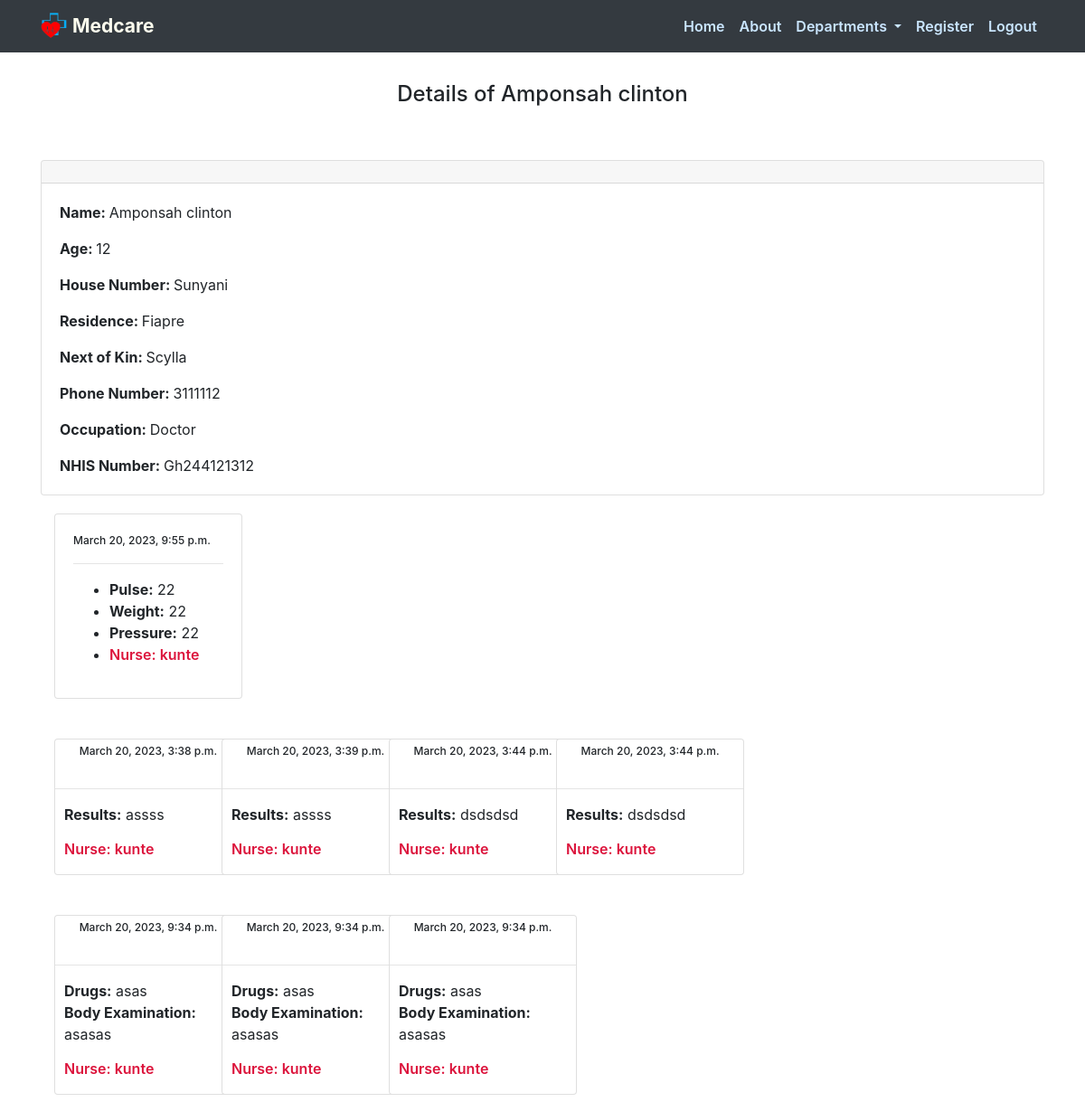
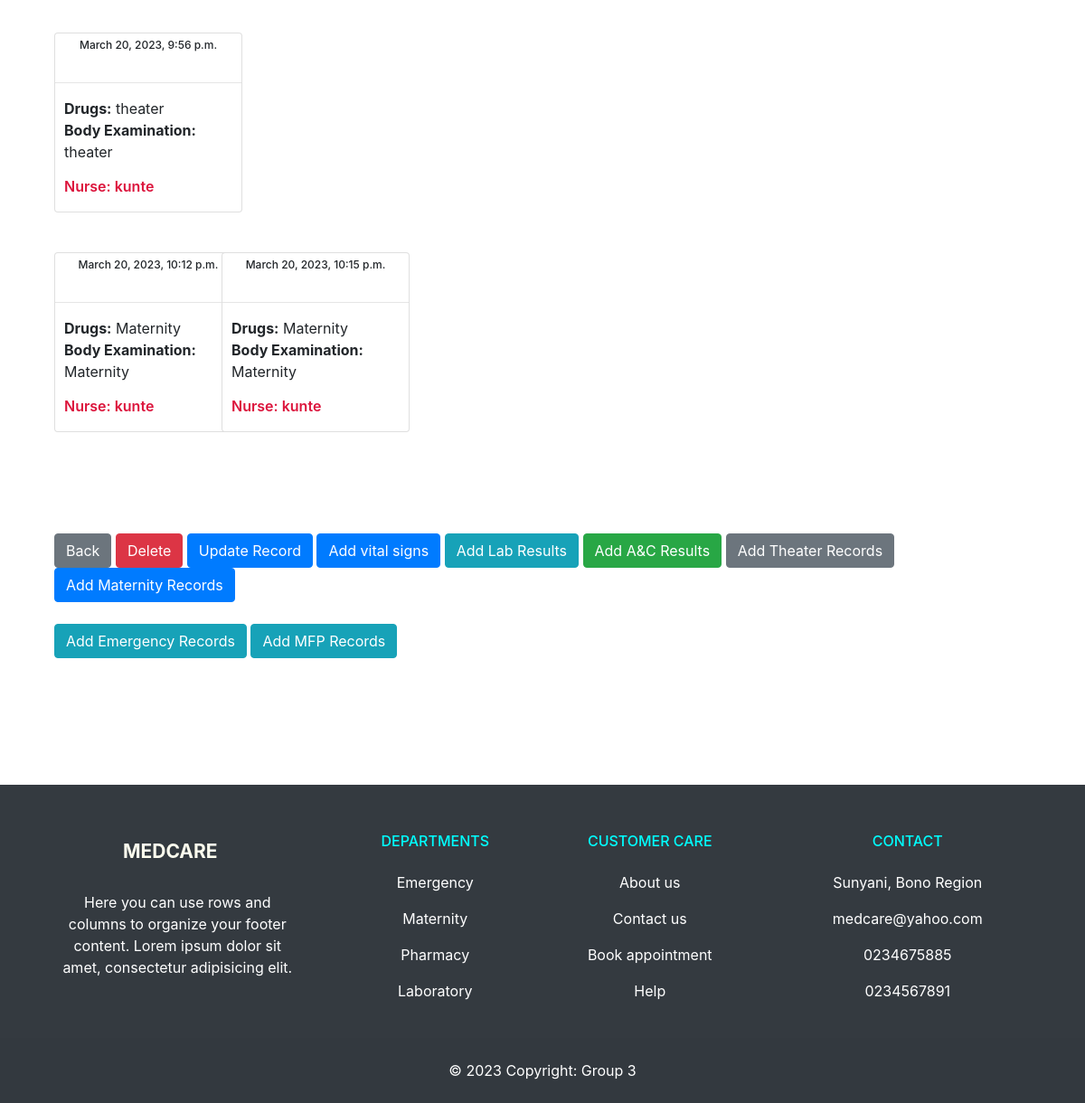
/record_details/1 (signed in), run on the app's committed database (2 pictures, top to bottom).
### app/models.py (models this page shows, shortened)
class AddRecord(models.Model):
        GENDER_CHOICES = (
        ('M', 'Male'),
        ('F', 'Female'),
)
        name = models.CharField(max_length=400)
        age = models.IntegerField()
        gender = models.CharField(max_length=1, choices=GENDER_CHOICES)
        House_number = models.CharField(max_length=100)
        Residence = models.CharField(max_length=200)
        Next_of_Kin = models.CharField(max_length=200)
        Phone_number = models.CharField(max_length=200)
        Occupation = models.CharField(max_length=200)
        NHIS_number = models.CharField(max_length=50)
        date = models.DateTimeField(auto_now_add=True)
        Folder_number = models.CharField(max_length=30)

### members/models.py (models this page shows, shortened)
class Patients_vitals(models.Model):
    pulse = models.IntegerField()
    weight = models.IntegerField()
    pressure = models.IntegerField()
    patient = models.ForeignKey(AddRecord, on_delete=models.CASCADE)
    date_created = models.DateTimeField(auto_now_add=True, blank=True, null=True)

class User(AbstractUser):
    is_admin= models.BooleanField('Is admin', default=False)
    is_OPD = models.BooleanField('Is OPD', default=False)
    is_A_and_C = models.BooleanField('Is A&C', default=False)
    is_Theater = models.BooleanField('Is Theater', default=False)
    is_Maternity = models.BooleanField('Is Maternity', default=False)
    is_Male = models.BooleanField('Is Male,Female&Pedeatics', default=False)
    is_Emergency = models.BooleanField('Is Emergency', default=False)
    is_Records = models.BooleanField('Is Records', default=False)
    is_Pharmacy = models.BooleanField('Is Pharmacy', default=False)
    is_Laboratory = models.BooleanField('Is Laboratory', default=False)

class Laboratory_results(models.Model):
    patient = models.ForeignKey(AddRecord, on_delete=models.CASCADE)
    Results = models.TextField()
    date_created = models.DateTimeField(auto_now_add=True, blank=True, null=True)

class Antenatal_care(models.Model):
    patient = models.ForeignKey(AddRecord, on_delete=models.CASCADE)
    body_examination = models.TextField()
    drugs = models.TextField()
    date_created = models.DateTimeField(auto_now_add=True, blank=True, null=True)

class theater_notes(models.Model):
    patient = models.ForeignKey(AddRecord, on_delete=models.CASCADE)
    body_examination = models.TextField()
    drugs = models.TextField()
    date_created = models.DateTimeField(auto_now_add=True, blank=True, null=True)

class maternity_notes(models.Model):
    patient = models.ForeignKey(AddRecord, on_delete=models.CASCADE)
    body_examination = models.TextField()
    drugs = models.TextField()
    date_created = models.DateTimeField(auto_now_add=True, blank=True, null=True)

### app/views.py (the view)
# urls.py: path('record_details/<int:pk>', views.record_details, name='record_details'),
@login_required
def record_details(request, pk):
    all = AddRecord.objects.get(pk=pk)
    vitals = Patients_vitals.objects.all()
    lab_results = Laboratory_results.objects.all()
    AC= Antenatal_care.objects.all()
    Theaters = theater_notes.objects.all()
    maternity = maternity_notes.objects.all()
    emergency = emergency_notes.objects.all()
    mfpp = MFP_notes.objects.all()
    return render(request, 'record_details.html', {'all':all,'mfpp':mfpp, 'vitals':vitals,'lab_results':lab_results, 'AC':AC,'Theaters':Theaters,'maternity':maternity,'emergency':emergency})

### app/templates/record_details.html (shortened to what this page needs)
{% extends 'base.html' %}
{% block content %}
<h4 style="text-align: center; padding-top: 90px;">Details of {{all.name}}</h4>
<div class="container" style="padding-top: 50px; ">
<div class="card">
  <div class="card-header">
  </div>
  <div class="card-body">
<p class="card-text">
<strong>Name: </strong>{{ all.name }}</p>
<p class="card-text">
<strong>Age: </strong>{{ all.age }}</p>
<p class="card-text">
<strong>House Number: </strong>{{ all.House_number }}</p>
<p class="card-text">
<strong>Residence: </strong>{{ all.Residence }}</p>
<p class="card-text">
<strong>Next of Kin: </strong>{{ all.Next_of_Kin }}</p>
<p class="card-text">
  <strong>Phone Number: </strong>{{ all.Phone_number }}</p>
<p class="card-text">
<strong>Occupation: </strong>{{ all.Occupation }}</p>
<p class="card-text">
  <strong>NHIS Number: </strong>{{ all.NHIS_number }}</p>
  </div>
</div>
{% if user.is_OPD or user.is_superuser %}
<div class="container" style="padding-top: 20px;">
  <div class="row">
    {% for vitals in vitals %}
{% if all.Folder_number == vitals.patient.Folder_number %}
    <div class="col-sm-4 col-md-2 col-lg-2 col-xl-2 col-4">
        <div class="card" style="width: 13rem;">
            <div class="card-body">
               <p style="font-weight: 500; font-size: 12px;">{{vitals.date_created}}</p><hr>
              <ul>
                <li><b>Pulse:</b> {{vitals.pulse}}</li>
                <li><b>Weight:</b> {{vitals.weight}}</li>
                <li><b>Pressure:</b> {{vitals.pressure}}</li>
                <li> <p style="color: crimson; font-weight: 600;font-size: 16px;">Nurse: {{user}}</p>  </li>
              </ul>
            </div>
          </div><br>
  </div>
{% endif %}
 {% endfor %}
 {% endif %}
</div>
</div>
{% if user.is_Laboratory or user.is_superuser %}
<div class="container" style="padding-top: 20px;">
  <div class="row">
    {% for lab_results in lab_results %}
{% if all.Folder_number == lab_results.patient.Folder_number %}
    <div class="col-sm-4 col-md-2 col-lg-2 col-xl-2 col-4">
        <div class="card" style="width: 13rem;">
               <p style="font-weight: 500; font-size: 12px;text-align: center;padding-top: 4px;">{{lab_results.date_created}}</p><hr>
              <div style="padding-left: 10px;">
               <b>Results:</b> {{lab_results.Results}}
              <p style="color: crimson; font-weight: 600;font-size: 16px;padding-top: 14px;">Nurse: {{user}}</p>
            </div>
          </div><br>
  </div>
{% endif %}
 {% endfor %}
 {% endif %}
</div>
</div>
{% if user.is_A_and_C or user.is_superuser %}
<div class="container" style="padding-top: 20px;">
  <div class="row">
    {% for AC in AC %}
{% if all.Folder_number == AC.patient.Folder_number %}
    <div class="col-sm-4 col-md-2 col-lg-2 col-xl-2 col-4">
        <div class="card" style="width: 13rem;">
          <p style="font-weight: 500; font-size: 12px;text-align: center;padding-top: 4px;">{{AC.date_created}}</p><hr>
              <div style="padding-left: 10px;">
               <b>Drugs:</b> {{AC.drugs}}<BR>
               <b>Body Examination:</b>  {{AC.body_examination}}
              <p style="color: crimson; font-weight: 600;font-size: 16px;padding-top: 14px;">Nurse: {{user}}</p>
            </div>
          </div><br>
  </div>
{% endif %}
 {% endfor %}
 {% endif %}
</div>
</div>
{% if user.is_Theater or user.is_superuser %}
<div class="container" style="padding-top: 20px;">
  <div class="row">
    {% for Theaters in Theaters %}
{% if all.Folder_number == Theaters.patient.Folder_number %}
    <div class="col-sm-4 col-md-2 col-lg-2 col-xl-2 col-4">
        <div class="card" style="width: 13rem;">
          <p style="font-weight: 500; font-size: 12px;text-align: center;padding-top: 4px;">{{Theaters.date_created}}</p><hr>
              <div style="padding-left: 10px;">
               <b>Drugs:</b> {{Theaters.drugs}}<BR>
               <b>Body Examination:</b>  {{Theaters.body_examination}}
              <p style="color: crimson; font-weight: 600;font-size: 16px;padding-top: 14px;">Nurse: {{user}}</p>
            </div>
          </div><br>
  </div>
{% endif %}
 {% endfor %}
 {% endif %}
</div>
</div>
{% if user.is_Maternity or user.is_superuser %}
<div class="container" style="padding-top: 20px;">
  <div class="row">
    {% for maternity in maternity %}
{% if all.Folder_number == maternity.patient.Folder_number %}
    <div class="col-sm-4 col-md-2 col-lg-2 col-xl-2 col-4">
        <div class="card" style="width: 13rem;">
          <p style="font-weight: 500; font-size: 12px;text-align: center;padding-top: 4px;">{{maternity.date_created}}</p><hr>
              <div style="padding-left: 10px;">
               <b>Drugs:</b> {{maternity.drugs}}<BR>
               <b>Body Examination:</b>  {{maternity.body_examination}}
              <p style="color: crimson; font-weight: 600;font-size: 16px;padding-top: 14px;">Nurse: {{user}}</p>
            </div>
          </div><br>
  </div>
{% endif %}
 {% endfor %}
 {% endif %}
</div>
</div>
{% if user.is_Emergency or user.is_superuser %}
<div class="container" style="padding-top: 20px;">
 {% endif %}
</div>
{% if user.is_MFP or user.is_superuser %}
<div class="container" style="padding-top: 20px;">
 {% endif %}
</div>
<br/><br/>
<div class="container">
<a href="{% url 'record_list' %}" class="btn btn-secondary">Back</a>
{% if user.is_Records or user.is_superuser %}
<a href="{% url 'delete_record' all.pk %}" class="btn btn-danger">Delete</a>
<a href="{% url 'update_record' all.id %}" class="btn btn-primary">Update Record</a>
{% endif %}
{% if user.is_OPD or user.is_superuser or user.is_A_and_C %}
<a href="{% url 'add_vitals' %}" class="btn btn-primary">Add vital signs</a>
{% endif %}
{% if user.is_Laboratory  or user.is_superuser %}
<a href="{% url 'add_lab_results' %}" class="btn btn-info">Add Lab Results</a>
{% endif %}
{% if user.is_A_and_C  or user.is_superuser %}
<a href="{% url 'AC_vitals_records' %}" class="btn btn-success">Add A&C Results</a>
{% endif %}
{% if user.is_Theater  or user.is_superuser %}
<a href="{% url 'maternity_notes_records' %}" class="btn btn-secondary">Add Theater Records</a>
{% endif %}
{% if user.is_Maternity  or user.is_superuser %}
<a href="{% url 'maternity_notes_records' %}" class="btn btn-primary">Add Maternity Records</a>
{% endif %}<br><br>
{% if user.is_Maternity  or user.is_superuser %}
<a href="{% url 'emergency_notes_records' %}" class="btn btn-info">Add Emergency Records</a>
{% endif %}
{% if user.is_Male  or user.is_superuser %}
<a href="{% url 'mfp_records' %}" class="btn btn-info">Add MFP Records</a>
{% endif %}
</div>
	<p style="color: white;padding-top: 100px !important;">hello</p>
</div>
{% endblock %}

### data on the page
AddRecord: name "Amponsah clinton", age "12", House_number "Sunyani", Residence "Fiapre", Next_of_Kin "Scylla", Phone_number "3111112", Occupation "Doctor", NHIS_number "Gh244121312"
Patients_vitals: date_created "March 20, 2023, 9:55 p.m.", pulse "22", weight "22", pressure "22"
User: username "kunte"
Laboratory_results: date_created "March 20, 2023, 3:38 p.m.", Results "assss"
Laboratory_results: date_created "March 20, 2023, 3:39 p.m.", Results "assss"
Laboratory_results: date_created "March 20, 2023, 3:44 p.m.", Results "dsdsdsd"
Laboratory_results: date_created "March 20, 2023, 3:44 p.m.", Results "dsdsdsd"
Antenatal_care: date_created "March 20, 2023, 9:34 p.m.", drugs "asas", body_examination "asasas"
Antenatal_care: date_created "March 20, 2023, 9:34 p.m.", drugs "asas", body_examination "asasas"
Antenatal_care: date_created "March 20, 2023, 9:34 p.m.", drugs "asas", body_examination "asasas"
theater_notes: date_created "March 20, 2023, 9:56 p.m.", drugs "theater", body_examination "theater"
maternity_notes: date_created "March 20, 2023, 10:12 p.m.", drugs "Maternity", body_examination "Maternity"
maternity_notes: date_created "March 20, 2023, 10:15 p.m.", drugs "Maternity", body_examination "Maternity"
